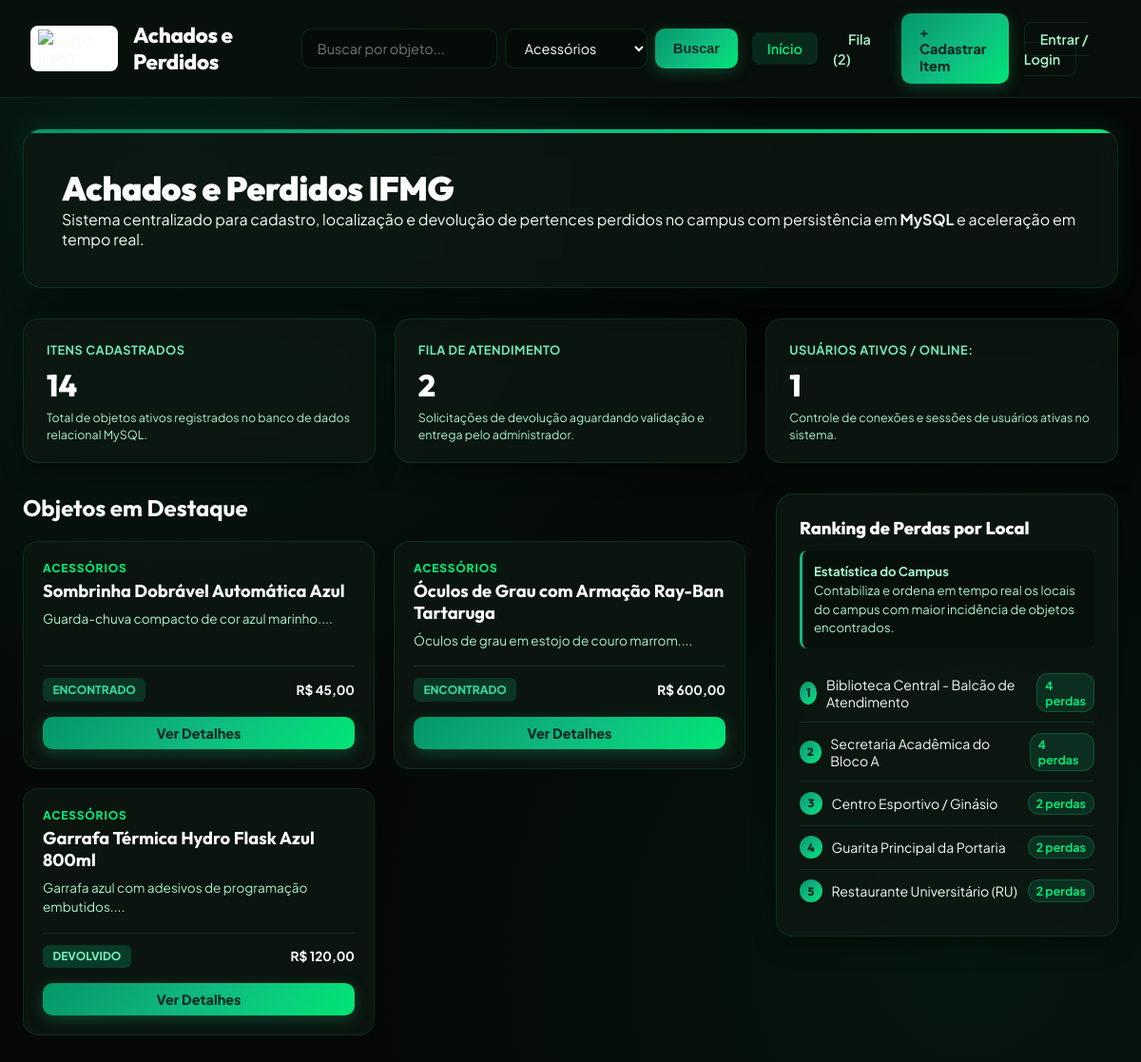
The page /app/public/index.php?categoria=Acessórios on the database its author committed.
### tables this page shows
CREATE TABLE IF NOT EXISTS itens (
    id INT AUTO_INCREMENT PRIMARY KEY,
    titulo VARCHAR(200) NOT NULL,
    descricao TEXT NOT NULL,
    categoria VARCHAR(50) NOT NULL,
    status ENUM('encontrado', 'reivindicado', 'devolvido', 'desativado') NOT NULL DEFAULT 'encontrado',
    valor_estimado DECIMAL(10, 2) NOT NULL DEFAULT 0.00,
    local_id INT NOT NULL,
    cadastrado_por_usuario_id INT NOT NULL,
    cor VARCHAR(60) NULL,
    marca VARCHAR(60) NULL,
    numero_serie VARCHAR(100) NULL,
    tamanho VARCHAR(20) NULL,
    tags TEXT NULL,
    desativado TINYINT(1) NOT NULL DEFAULT 0,
    data_registro DATETIME NOT NULL DEFAULT CURRENT_TIMESTAMP,
    CONSTRAINT fk_itens_local FOREIGN KEY (local_id) REFERENCES locais (id) ON UPDATE CASCADE,
    CONSTRAINT fk_itens_usuario FOREIGN KEY (cadastrado_por_usuario_id) REFERENCES usuarios (id) ON UPDATE CASCADE,
    INDEX idx_itens_status_categoria (status, categoria),
    INDEX idx_itens_data (data_registro)
);

### app/config/db.php (called while the page is built, shortened)
<?php
class Database {
    private static ?PDO $pdo = null;
    private static bool $schemaChecked = false;
    public static function getConnection(): PDO {
        if (self::$pdo === null) {
            $dbUrl = getenv('DATABASE_URL') ?: getenv('MYSQL_URL');
            if ($dbUrl) {
                $parsed = parse_url($dbUrl);
                $host = $parsed['host'] ?? 'localhost';
                $port = $parsed['port'] ?? 3306;
                $user = $parsed['user'] ?? 'root';
                $pass = $parsed['pass'] ?? '';
                $dbName = ltrim($parsed['path'] ?? 'unifind_db', '/');
            } else {
                $host = getenv('DB_HOST') ?: getenv('MYSQL_HOST') ?: getenv('MYSQLHOST') ?: '127.0.0.1';
                $port = getenv('DB_PORT') ?: getenv('MYSQL_PORT') ?: getenv('MYSQLPORT') ?: '3306';
                $dbName = getenv('DB_NAME') ?: getenv('MYSQL_DATABASE') ?: getenv('MYSQLDATABASE') ?: 'unifind_db';
                $user = getenv('DB_USER') ?: getenv('MYSQL_USER') ?: getenv('MYSQLUSER') ?: 'root';
                $pass = getenv('DB_PASSWORD') ?: getenv('MYSQL_PASSWORD') ?: getenv('MYSQLPASSWORD') ?: '';
            }
            $dsn = "mysql:host={$host};port={$port};dbname={$dbName};charset=utf8mb4";
            $options = [
                PDO::ATTR_ERRMODE            => PDO::ERRMODE_EXCEPTION,
                PDO::ATTR_DEFAULT_FETCH_MODE => PDO::FETCH_ASSOC,
                PDO::ATTR_EMULATE_PREPARES   => false,
                PDO::MYSQL_ATTR_INIT_COMMAND => "SET NAMES utf8mb4 COLLATE utf8mb4_unicode_ci"
            ];
            try {
                self::$pdo = new PDO($dsn, $user, $pass, $options);
            } catch (PDOException $e) {
                try {
                    $dsnNoDb = "mysql:host={$host};port={$port};charset=utf8mb4";
                    $tempPdo = new PDO($dsnNoDb, $user, $pass, $options);
                    $tempPdo->exec("CREATE DATABASE IF NOT EXISTS `{$dbName}` CHARACTER SET utf8mb4 COLLATE utf8mb4_unicode_ci");
                    self::$pdo = new PDO($dsn, $user, $pass, $options);
                } catch (Exception $ex) {
                    die("Erro de conexão com o banco de dados MySQL: " . $e->getMessage());
                }
            }
            if (!self::$schemaChecked) {
                self::ensureSchema(self::$pdo);
                self::$schemaChecked = true;
            }
        }
        return self::$pdo;
    }
    private static function ensureSchema(PDO $pdo): void {
        try {
            $tables = $pdo->query("SHOW TABLES LIKE 'itens'")->fetchAll();
        } catch (Exception $e) {
        }
    }
}
function getDb(): PDO {
    return Database::getConnection();
}
function dbQuery(string $sql, array $params = []): PDOStatement {
    $stmt = getDb()->prepare($sql);
    $stmt->execute($params);
    return $stmt;
}
function dbFetchAll(string $sql, array $params = []): array {
    return dbQuery($sql, $params)->fetchAll();
}
function dbFetchOne(string $sql, array $params = []): ?array {
    $result = dbQuery($sql, $params)->fetch();
    return $result ?: null;
}

### app/public/index.php (the view, shortened to what this page needs)
<?php
require_once __DIR__ . '/../config/db.php';
$redis = Database::getRedis();
$searchQuery = trim($_GET['q'] ?? '');
$categoriaFilter = trim($_GET['categoria'] ?? '');
$itemsList = [];
if (!empty($searchQuery) || !empty($categoriaFilter)) {
    $cacheKey = "cache:busca:" . md5($searchQuery . "|" . $categoriaFilter);
    if ($redis && $redis->exists($cacheKey)) {
        $cachedData = json_decode($redis->get($cacheKey), true);
        $itemsList = $cachedData ?? [];
    } else {
        $where = ["i.desativado = 0"];
        $params = [];
        if (!empty($categoriaFilter)) {
            $where[] = "i.categoria = :categoria";
            $params[':categoria'] = $categoriaFilter;
        }
        $whereSql = implode(' AND ', $where);
        $sql = "SELECT i.*, l.nome AS local_nome
                FROM itens i
                LEFT JOIN locais l ON i.local_id = l.id
                WHERE {$whereSql}
                ORDER BY i.data_registro DESC
                LIMIT 24";
        $rawRows = dbFetchAll($sql, $params);
        $itemsList = [];
        foreach ($rawRows as $row) {
            $itemsList[] = [
                'id' => (string)$row['id'],
                'titulo' => $row['titulo'] ?? '',
                'descricao' => $row['descricao'] ?? '',
                'categoria' => $row['categoria'] ?? '',
                'status' => $row['status'] ?? 'encontrado',
                'valor_estimado' => (float)($row['valor_estimado'] ?? 0),
                'local_nome' => $row['local_nome'] ?? 'Campus IFMG',
                'data_registro' => !empty($row['data_registro']) ? date('d/m/Y H:i', strtotime($row['data_registro'])) : 'Recente'
            ];
        }
    }
}
$countRow = dbFetchOne("SELECT COUNT(*) as total FROM itens WHERE desativado = 0");
$totalItensCadastrados = (int)($countRow['total'] ?? count($itemsList));
$rankingLocais = [];
$totalFila = 0;
$totalOnline = 0;
if (empty($rankingLocais)) {
    $locaisStats = dbFetchAll("SELECT l.nome, COUNT(i.id) as total
                              FROM locais l
                              JOIN itens i ON i.local_id = l.id
                              WHERE i.desativado = 0
                              GROUP BY l.id, l.nome
                              ORDER BY total DESC
                              LIMIT 5");
    foreach ($locaisStats as $l) {
        $rankingLocais[$l['nome']] = (int)$l['total'];
    }
}
if ($totalFila === 0) {
    $filaRow = dbFetchOne("SELECT COUNT(*) as total FROM reivindicacoes WHERE status_reivindicacao = 'pendente_aprovacao'");
    $totalFila = (int)($filaRow['total'] ?? 0);
}
?>
<!DOCTYPE html>
<html lang="pt-BR">
<head>
    <link rel="stylesheet" href="css/style.css">
    <link rel="stylesheet" href="/css/style.css">
    <link rel="stylesheet" href="/public/css/style.css">
</head>
<body>
    <header class="header-nav">
        <div class="nav-container">
            <a href="index.php" class="logo-group">
                <img src="https://www.ifmg.edu.br/portal/imagens/logovertical.jpg" alt="Logo IFMG" class="logo-img">
                <div class="logo-text">Achados e Perdidos</div>
            </a>
            <form method="GET" action="index.php" class="header-search">
                <input type="text" name="q" class="input-field" placeholder="Buscar por objeto..." value="<?= htmlspecialchars($searchQuery, ENT_QUOTES | ENT_SUBSTITUTE, 'UTF-8') ?>">
                <select name="categoria" class="input-field" style="max-width: 150px;">
                    <option value="Acessórios" <?= $categoriaFilter === 'Acessórios' ? 'selected' : '' ?>>Acessórios</option>
                </select>
                <button type="submit" class="btn-primary">Buscar</button>
            </form>
            <ul class="nav-links">
                <li><a href="index.php" class="nav-link active">Início</a></li>
                <li><a href="admin_fila.php" class="nav-link">Fila (<?= $totalFila ?>)</a></li>
                <li><a href="cadastrar_item.php" class="btn-primary">+ Cadastrar Item</a></li>
                <?php if (isset($_SESSION['user_id'])): ?>
                    <li style="display: flex; align-items: center; gap: 0.5rem; margin-left: 0.5rem;">
                        <span style="font-size: 0.85rem; color: var(--neon-green); font-weight: 700;">
                            <?= htmlspecialchars($_SESSION['user_name'], ENT_QUOTES | ENT_SUBSTITUTE, 'UTF-8') ?>
                        </span>
                        <a href="logout.php" class="nav-link" style="color: var(--text-muted); font-size: 0.8rem; padding: 0.3rem 0.6rem;">Sair</a>
                    </li>
                <?php else: ?>
                    <li><a href="login.php" class="nav-link" style="border: 1px solid var(--border-glass);">Entrar / Login</a></li>
                <?php endif; ?>
            </ul>
        </div>
    </header>
    <div class="container">
        <section class="hero-section">
            <h1 class="hero-title">Achados e Perdidos IFMG</h1>
            <p class="hero-desc">
                Sistema centralizado para cadastro, localização e devolução de pertences perdidos no campus com persistência em <strong>MySQL</strong> e aceleração em tempo real.
            </p>
        </section>
        <div class="stats-grid" style="grid-template-columns: repeat(auto-fit, minmax(280px, 1fr));">
            <div class="stat-card">
                <div class="stat-header">
                    <span class="stat-label">Itens Cadastrados</span>
                </div>
                <div class="stat-value"><?= $totalItensCadastrados ?></div>
                <div class="stat-explanation">Total de objetos ativos registrados no banco de dados relacional MySQL.</div>
            </div>
            <div class="stat-card">
                <div class="stat-header">
                    <span class="stat-label">Fila de Atendimento</span>
                </div>
                <div class="stat-value"><?= $totalFila ?></div>
                <div class="stat-explanation">Solicitações de devolução aguardando validação e entrega pelo administrador.</div>
            </div>
            <div class="stat-card">
                <div class="stat-header">
                    <span class="stat-label">Usuários Ativos / Online:</span>
                </div>
                <div class="stat-value"><?= $totalOnline > 0 ? $totalOnline : '1' ?></div>
                <div class="stat-explanation">Controle de conexões e sessões de usuários ativas no sistema.</div>
            </div>
        </div>
        <div class="layout-grid">
            <div>
                <h2 style="font-family: var(--font-heading); font-size: 1.5rem; margin-bottom: 1.25rem; color: #ffffff;">Objetos em Destaque</h2>
                <div class="cards-grid">
                    <?php if (!empty($itemsList)): ?>
                        <?php foreach ($itemsList as $item): ?>
                            <div class="item-card">
                                <div>
                                    <div class="item-category"><?= htmlspecialchars($item['categoria'], ENT_QUOTES | ENT_SUBSTITUTE, 'UTF-8') ?></div>
                                    <h3 class="item-title"><?= htmlspecialchars($item['titulo'], ENT_QUOTES | ENT_SUBSTITUTE, 'UTF-8') ?></h3>
                                    <p class="item-desc"><?= htmlspecialchars(mb_substr($item['descricao'], 0, 95, 'UTF-8'), ENT_QUOTES | ENT_SUBSTITUTE, 'UTF-8') ?>...</p>
                                </div>
                                <div>
                                    <div class="item-meta">
                                        <span class="badge-status status-<?= $item['status'] ?>">
                                            <?= strtoupper($item['status']) ?>
                                        </span>
                                        <span style="font-weight: 700; color: white;">R$ <?= number_format($item['valor_estimado'], 2, ',', '.') ?></span>
                                    </div>
                                    <a href="item_detalhe.php?id=<?= $item['id'] ?>" class="btn-primary" style="width: 100%; justify-content: center; margin-top: 1rem; padding: 0.5rem;">Ver Detalhes</a>
                                </div>
                            </div>
                        <?php endforeach; ?>
                    <?php else: ?>
                        <div style="grid-column: 1 / -1; background: var(--bg-card); padding: 3rem; border-radius: 16px; text-align: center; color: var(--text-muted); border: 1px solid var(--border-glass);">
                            Nenhum objeto encontrado no momento com os critérios selecionados.
                        </div>
                    <?php endif; ?>
                </div>
            </div>
            <div>
                <div class="sidebar-panel">
                    <h3 class="panel-title">Ranking de Perdas por Local</h3>
                    <div class="panel-explanation">
                        <strong>Estatística do Campus</strong><br>
                        Contabiliza e ordena em tempo real os locais do campus com maior incidência de objetos encontrados.
                    </div>
                    <ul class="ranking-list">
                        <?php if (!empty($rankingLocais)): ?>
                            <?php $rank = 1; foreach ($rankingLocais as $localNome => $score): ?>
                                <li class="ranking-item">
                                    <div style="display: flex; align-items: center; gap: 0.6rem;">
                                        <span class="ranking-rank"><?= $rank++ ?></span>
                                        <span><?= htmlspecialchars($localNome, ENT_QUOTES | ENT_SUBSTITUTE, 'UTF-8') ?></span>
                                    </div>
                                    <span class="ranking-score"><?= $score ?> perdas</span>
                                </li>
                            <?php endforeach; ?>
                        <?php else: ?>
                            <li style="color: var(--text-muted); font-size: 0.85rem; padding: 0.5rem 0;">
                                Nenhum local registrado com perdas até o momento.
                            </li>
                        <?php endif; ?>
                    </ul>
                </div>
            </div>
        </div>
    </div>
</body>
</html>

### rows shown on the page
itens: categoria "ACESSÓRIOS", titulo "Sombrinha Dobrável Automática Azul", descricao "Guarda-chuva compacto de cor azul marinho.", status "ENCONTRADO", valor_estimado "45,00"
itens: categoria "ACESSÓRIOS", titulo "Óculos de Grau com Armação Ray-Ban Tartaruga", descricao "Óculos de grau em estojo de couro marrom.", status "ENCONTRADO", valor_estimado "600,00"
itens: categoria "ACESSÓRIOS", titulo "Garrafa Térmica Hydro Flask Azul 800ml", descricao "Garrafa azul com adesivos de programação embutidos.", status "DEVOLVIDO", valor_estimado "120,00"

### other values the page prints
$totalFila "2"
$totalItensCadastrados "14"
$localNome "Biblioteca Central - Balcão de Atendimento"
$score "4"
$localNome "Secretaria Acadêmica do Bloco A"
$localNome "Centro Esportivo / Ginásio"
$score "2"
$localNome "Guarita Principal da Portaria"
$localNome "Restaurante Universitário (RU)"
